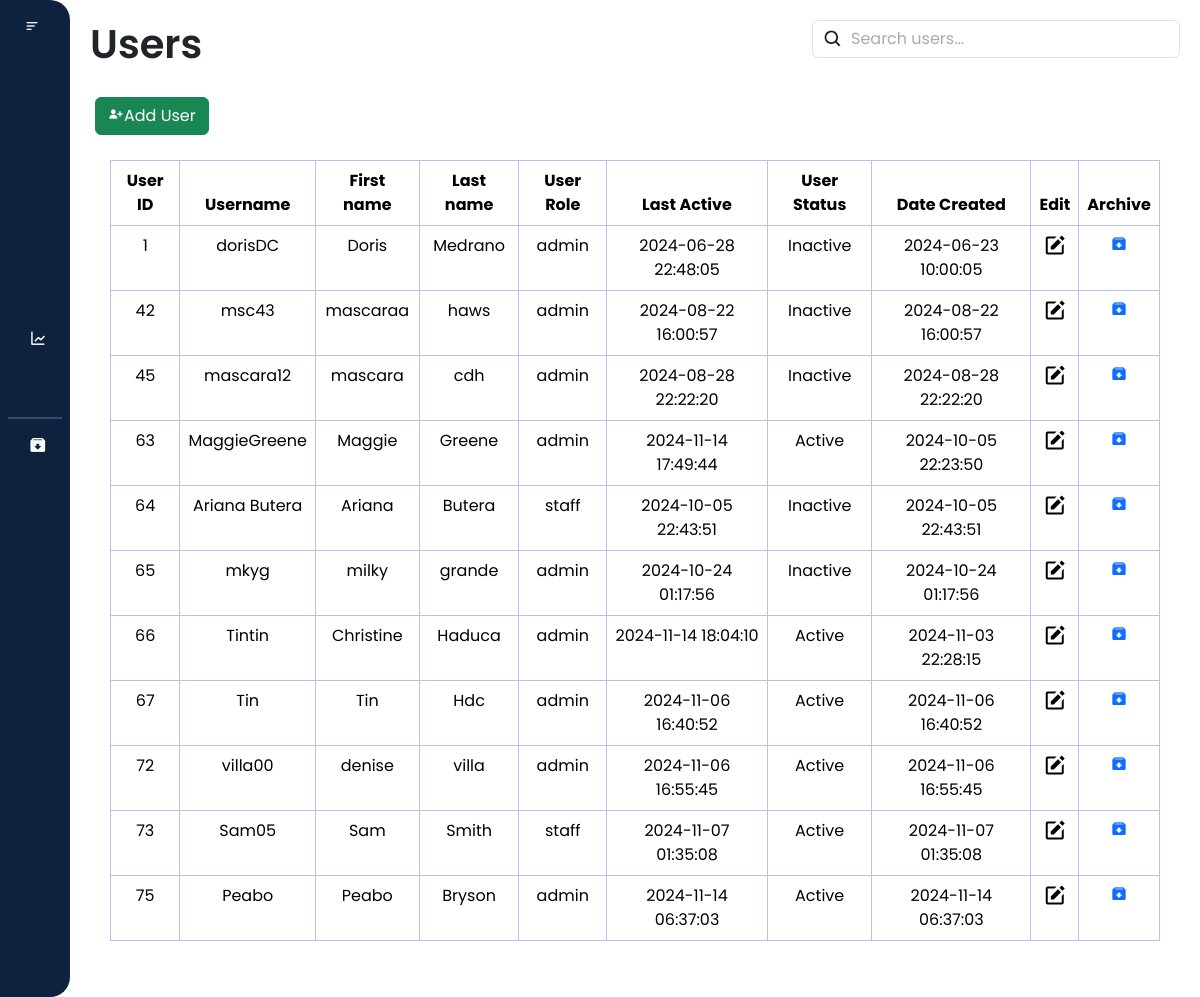
/users/users.php (signed in), run on an earlier commit of the app's database.
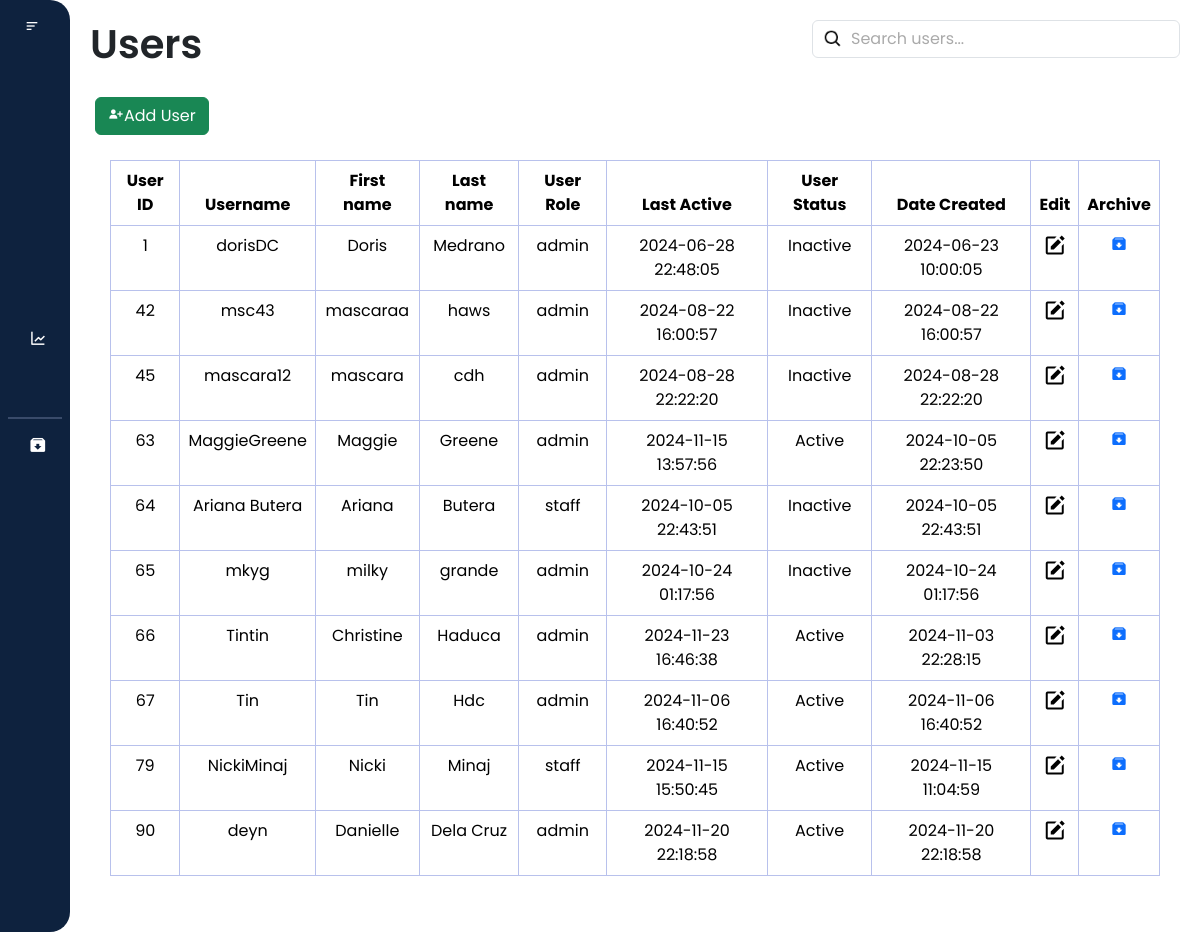
And on a later commit of the database.
### tables this page shows
CREATE TABLE `user` (
  `user_id` int(11) NOT NULL,
  `username` varchar(30) NOT NULL,
  `first_name` varchar(255) NOT NULL,
  `last_name` varchar(255) NOT NULL,
  `user_role` enum('admin','staff') NOT NULL,
  `password` varchar(255) NOT NULL,
  `last_active` datetime DEFAULT current_timestamp(),
  `user_status` enum('Active','Inactive') NOT NULL,
  `question` varchar(255) NOT NULL,
  `answer` varchar(255) NOT NULL,
  `date_created` datetime NOT NULL DEFAULT current_timestamp()
);

### users/users.php (the view, shortened to what the changed rows need)
<!DOCTYPE html>
<html lang="en">
<head>
    <link rel="stylesheet" href="https://cdnjs.cloudflare.com/ajax/libs/font-awesome/5.15.3/css/all.min.css"
>
    <link href="https://cdn.jsdelivr.net/npm/bootstrap@5.3.3/dist/css/bootstrap.min.css" rel="stylesheet">
    <link href='https://unpkg.com/boxicons@2.1.4/css/boxicons.min.css' rel='stylesheet'>
    <link href="https://cdn.lineicons.com/4.0/lineicons.css" rel="stylesheet"/>
    <link href='https://unpkg.com/boxicons@2.1.1/css/boxicons.min.css' rel='stylesheet'>
    <link rel="stylesheet" href="users.css">
</head>
<body>
    <div class="wrapper">
        <div class="main-content">
            <nav>
            <div class="d-flex justify-content-between" id="navbar">
                    <h1>Users</h1>
                </div>
            </nav>
            <div class="table-responsive">
                <table class="table table-bordered text-center">
                    <thead>
                        <tr class="bg-dark text-white">
                            <th>User ID</th>
                            <th>Username</th>
                            <th>First name</th>
                            <th>Last name</th>
                            <th>User Role</th>
                            <th>Last Active</th>
                            <th>User Status</th>
                            <th>Date Created</th>
                            <th>Edit</th>
                            <th>Archive</th>
                        </tr>
                    </thead>
                    <tbody id = "user_table">
                        <?php
                            $con = new mysqli('localhost', 'root', '', 'laundry_db');
                        $query = "SELECT * FROM user";
                        $result = mysqli_query($con, $query);
                        if ($result->num_rows > 0) {
                            while($row = mysqli_fetch_assoc($result)) {
                                $current_time = new DateTime();
                                $last_active_time = new DateTime($row['last_active']);
                                $interval = $current_time->diff($last_active_time);
                                $user_status = ($interval->days < 30) ? 'Active' : 'Inactive';
                        ?>
                                <tr data-id="<?php echo htmlspecialchars($row['user_id']); ?>">
                                    <td class="user-id"><?php echo htmlspecialchars($row['user_id']); ?></td>
                                    <td class="username"><?php echo htmlspecialchars($row['username']); ?></td>
                                    <td class="first-name"><?php echo htmlspecialchars($row['first_name']); ?></td>
                                    <td class="last-name"><?php echo htmlspecialchars($row['last_name']); ?></td>
                                    <td class="user-role"><?php echo htmlspecialchars($row['user_role']); ?></td>
                                    <td class="last-active"><?php echo htmlspecialchars($row['last_active']); ?></td>
                                    <td class="user-status"><?php echo htmlspecialchars($user_status); ?></td>
                                    <td class="date-created"><?php echo htmlspecialchars($row['date_created']); ?></td>
                                    <td>
                                        <a href="javascript:void(0);" class="edit-btn"
                                           data-id="<?php echo htmlspecialchars($row['user_id']); ?>"
                                           data-username="<?php echo htmlspecialchars($row['username']); ?>"
                                           data-firstname="<?php echo htmlspecialchars($row['first_name']); ?>"
                                           data-lastname="<?php echo htmlspecialchars($row['last_name']); ?>"
                                           data-userrole="<?php echo htmlspecialchars($row['user_role']); ?>">
                                           <i class='bx bxs-edit'></i>
                                        </a>
                                    </td>
                                    <td>
                                        <a href="javascript:void(0);" class="archive-btn"
                                           data-id="<?php echo htmlspecialchars($row['user_id']); ?>">
                                           <i class='bx bxs-archive-in'></i>
                                        </a>
                                    </td>
                                </tr>
                        <?php
                            }
                        } else {
                        ?>
                            <tr>
                                <td colspan="10">No results found</td>
                            </tr>
                        <?php
                        }
                        ?>
                    </tbody>
                </table>
            </div>
        </div>
    </div>
</body>
</html>

What changed in the data, as far as the page shows it:
removed user: user_id "72", username "villa00", first_name "denise", last_name "villa", user_role "admin", last_active "2024-11-06 16:55:45", last_active "Active", date_created "2024-11-06 16:55:45"
removed user: user_id "73", username "Sam05", first_name "Sam", last_name "Smith", user_role "staff", last_active "2024-11-07 01:35:08", last_active "Active", date_created "2024-11-07 01:35:08"
removed user: user_id "75", username "Peabo", first_name "Peabo", last_name "Bryson", user_role "admin", last_active "2024-11-14 06:37:03", last_active "Active", date_created "2024-11-14 06:37:03"
changed user "MaggieGreene": last_active "2024-11-14 17:49:44" → "2024-11-15 13:57:56"
changed user "Tintin": last_active "2024-11-14 18:04:10" → "2024-11-23 16:46:38"
added user: user_id "79", username "NickiMinaj", first_name "Nicki", last_name "Minaj", user_role "staff", last_active "2024-11-15 15:50:45", last_active "Active", date_created "2024-11-15 11:04:59"
added user: user_id "90", username "deyn", first_name "Danielle", last_name "Dela Cruz", user_role "admin", last_active "2024-11-20 22:18:58", last_active "Active", date_created "2024-11-20 22:18:58"
